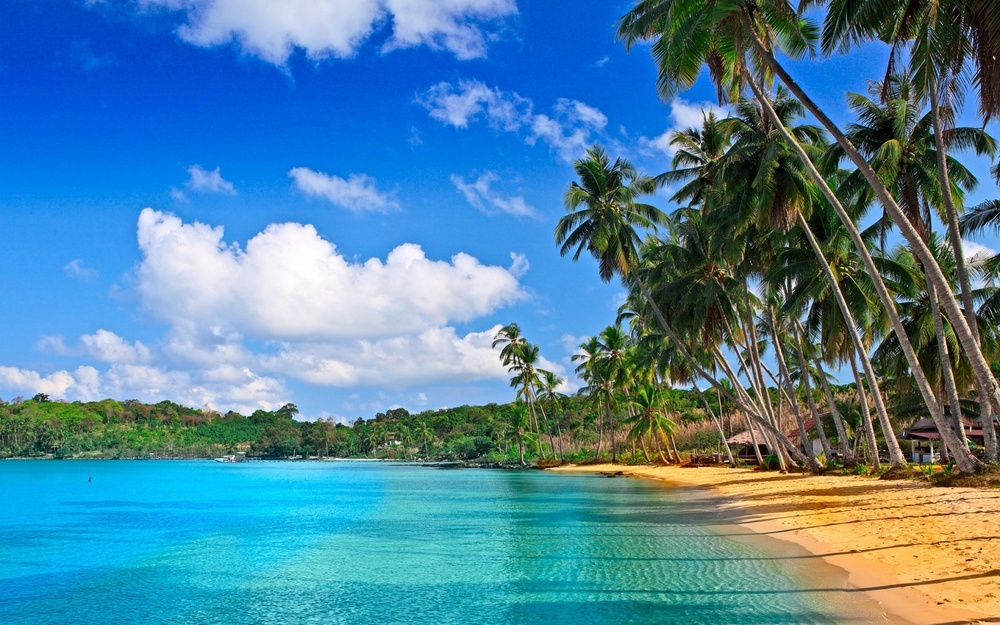
%> input picture test-image.jpg, 1000 x 625 px, shrunk from 1920 x 1200 before the run
$ octave cartoonize.m   (GNU Octave 9; MATLAB toolbox functions it lacks are replaced by stand-ins)
%> lines starting %> are read from the running program, lines starting %| are printed output that depends on the picture; in (x1, y1, x2, y2) boxes, pixels count from 0 and x2, y2 are one past the last pixel; in counts of white or black regions, pixels touching at a corner belong together; the program's own positions count from 1
clear ; % Clear the workspace variables
close all ; % Close all images
image_name = 'test-image.jpg' ; % Enter the RGB image name here
% Make sure to put the image in the same directory as this code
imrgb = imread(image_name) ; % Read the RGB image specified
%> imrgb is the input picture: size 625x1000x3 uint8; mean R, G, B 79.8, 131.2, 157.3
imgray = rgb2gray(imrgb); % Convert the image to gray scale for further processing

imedge = edge(imgray,'Canny'); % Use canny edge detection for detection of edges
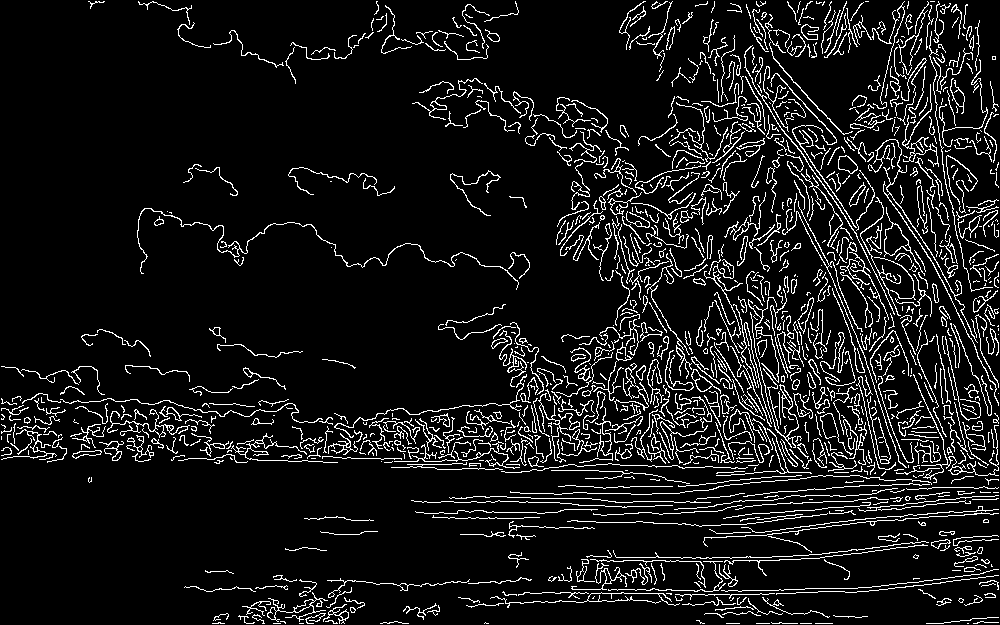
%> imedge: size 625x1000 logical; 8.9% white in thin lines or dots
% Output of the edge detection is a binary image
% Now we find that not all edges are connected ...
% We need to dilate the edges to connect them ...
% firsty we needed to define the neighbourhood needed to be considered for dilating
se = strel('rectangle',[3 3]); % this defines a rectangular neighbourhood
% define the length and width based on performance
% se = strel('disk',2); % this defines a disk neighbourhood
% Now dilate the edges
imedge = imdilate(imedge,se);
%> imedge: size 625x1000 logical; 28.7% white; 67 white regions (2 under 20 px), largest, box (x1, y1, x2, y2) and area: (0, 18, 1000, 619) 132974, (745, 0, 1000, 407) 24078, (237, 574, 533, 625) 3588
% If too large edges you may also want to dilate (not necessary though)
 se1 = strel('disk',1);
 imedge = imerode(imedge,se1);
%> imedge: size 625x1000 logical; 17% white; 91 white regions (18 under 20 px), largest, box (x1, y1, x2, y2) and area: (0, 19, 1000, 618) 78467, (746, 0, 1000, 406) 14439, (238, 575, 532, 625) 2163

% Now remove all small regions merge small regions with edges and small edges with neighbouring edges
imedge1 = bwareaopen(imedge,10); % Specify the maximum area of regions you want to remoce
imedge1 = bwareaopen(~imedge1,10);
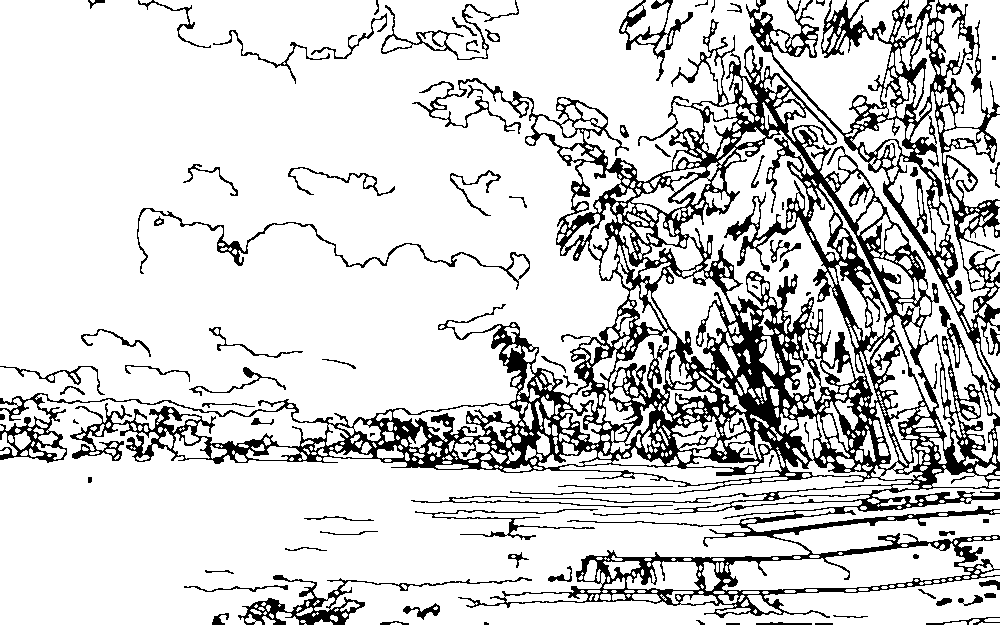
%> imedge1: size 625x1000 logical; 82.7% white; 83 black regions (10 under 20 px), largest, box (x1, y1, x2, y2) and area: (0, 19, 1000, 618) 80319, (746, 0, 1000, 406) 14698, (238, 575, 532, 625) 2212

% Final all regions in the image ...
regions = bwconncomp(imedge1);
%> regions = 1011 connected components
noOfRegions = regions.NumObjects; % Obtain the number of regions
%> noOfRegions = 1011

% Now to construct the cartoon images ... construct each of the channel
newimager = zeros(size(imgray));
newimageg = zeros(size(imgray));
newimageb = uint8(zeros(size(imgray)));
% Obtain color components of the original image
imr = imrgb(:,:,1);
img = imrgb(:,:,2);
imb = imrgb(:,:,3);
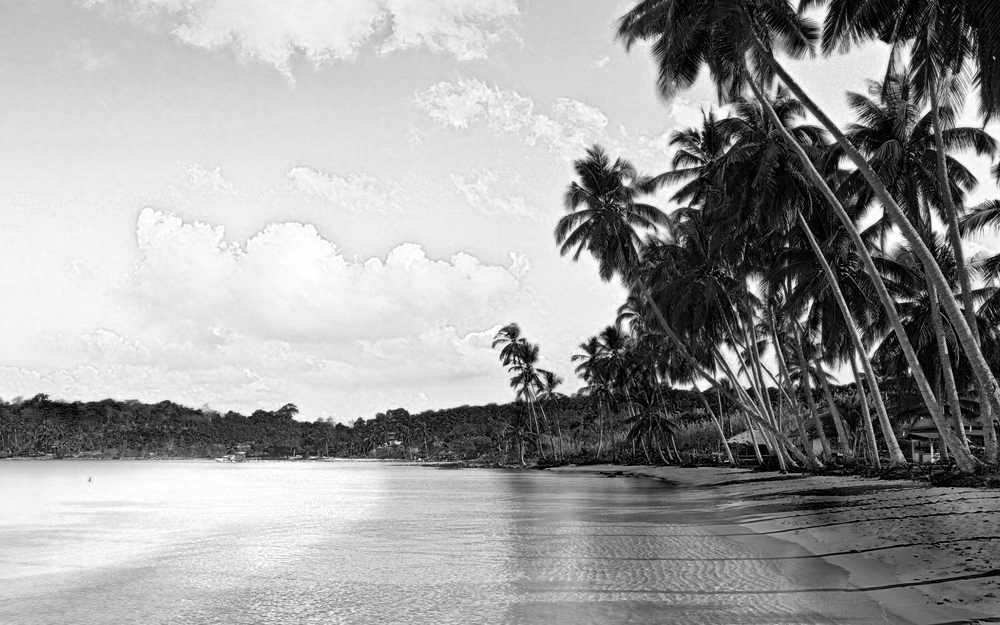
%> imb: size 625x1000 uint8; min 0, max 255, mean 157.3
for i = 1:noOfRegions
    newimager(regions.PixelIdxList{i}) = uint8(mean(double(imr(regions.PixelIdxList{i}))) + (double(imgray(regions.PixelIdxList{i})) - mean(double(imgray(regions.PixelIdxList{i}))))./mean(double(imgray(regions.PixelIdxList{i}))).* mean(double(imr(regions.PixelIdxList{i}))));
    newimageg(regions.PixelIdxList{i}) = uint8(mean(double(img(regions.PixelIdxList{i}))) + (double(imgray(regions.PixelIdxList{i})) - mean(double(imgray(regions.PixelIdxList{i}))))./mean(double(imgray(regions.PixelIdxList{i}))).* mean(double(img(regions.PixelIdxList{i}))));
    newimageb(regions.PixelIdxList{i}) = uint8(mean(double(imb(regions.PixelIdxList{i}))) + (double(imgray(regions.PixelIdxList{i})) - mean(double(imgray(regions.PixelIdxList{i}))))./mean(double(imgray(regions.PixelIdxList{i}))).* mean(double(imb(regions.PixelIdxList{i}))));
end
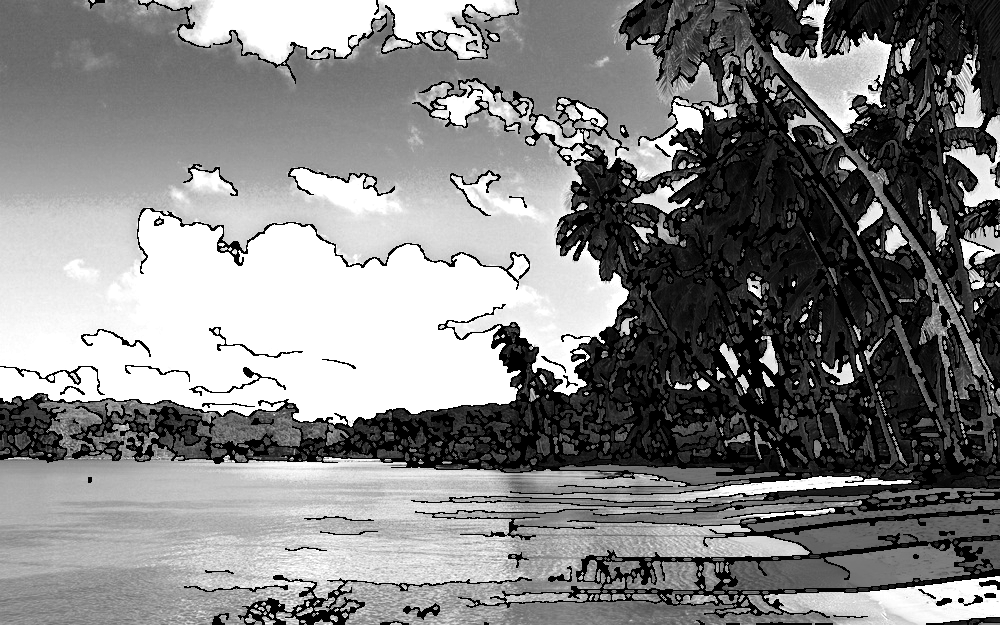
%> newimageb: size 625x1000 uint8; min 0, max 255, mean 130.7
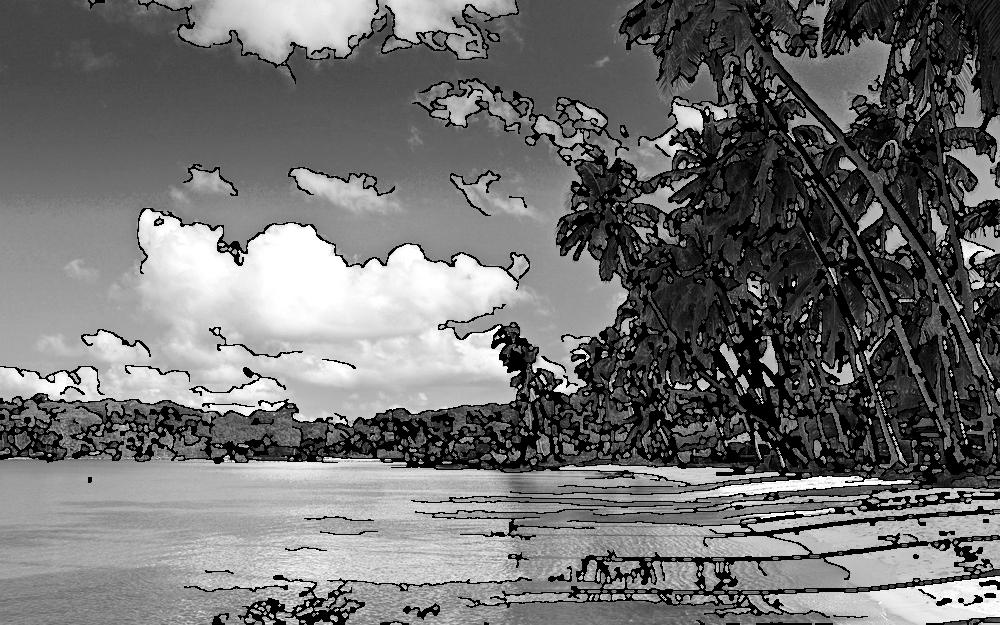
%> newimageg: size 625x1000 double; min 0, max 255, mean 112
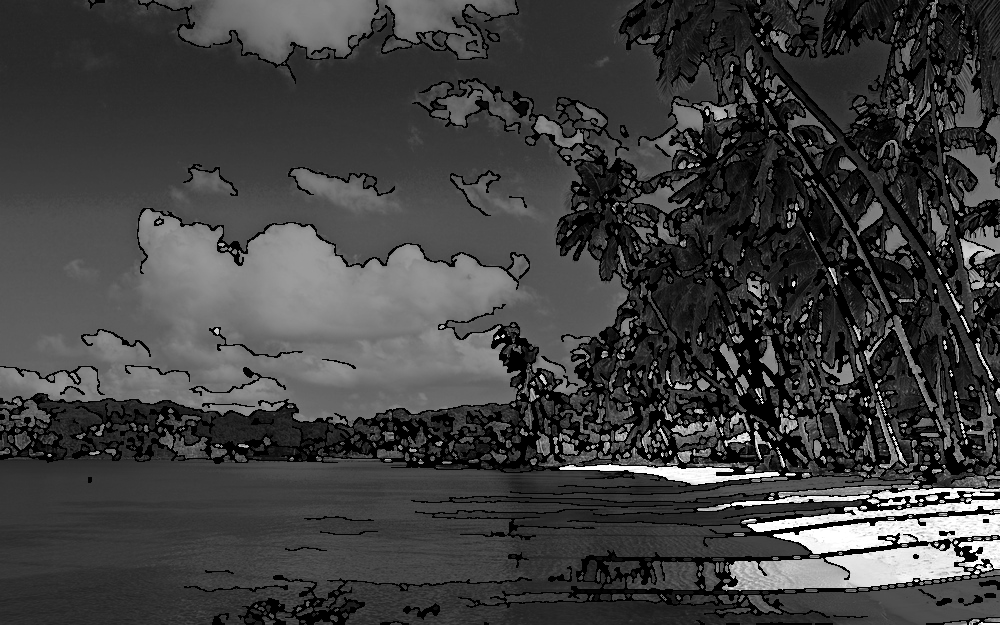
%> newimager: size 625x1000 double; min 0, max 255, mean 63.5

% Reconstruct new image
newimage1(:,:,1) = newimager ;
newimage1(:,:,2) = newimageg ;
newimage1(:,:,3) = newimageb ;
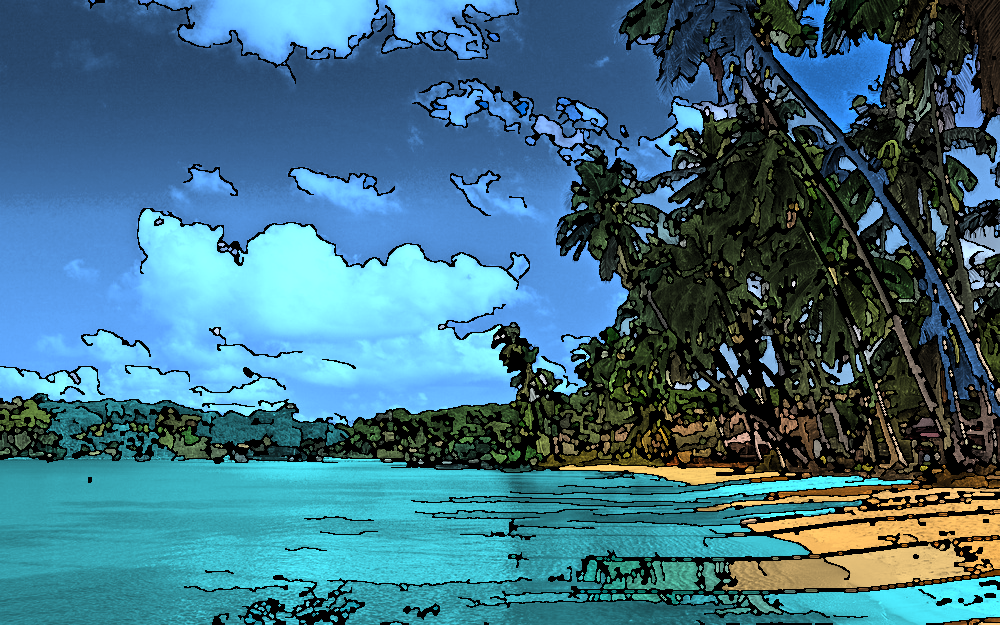
%> newimage1: size 625x1000x3 double; mean R, G, B 63.5, 112, 130.7
% display the reconstructed image
figure(1),subplot(2,1,1),imshow(imrgb),title('Original Image');
figure(1),subplot(2,1,2),imshow(uint8(newimage1)),title('Colorized image');
